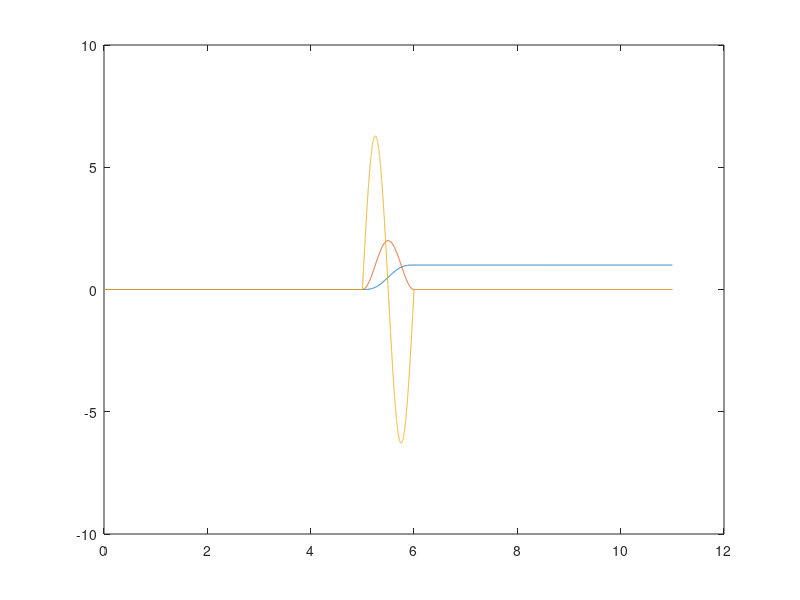
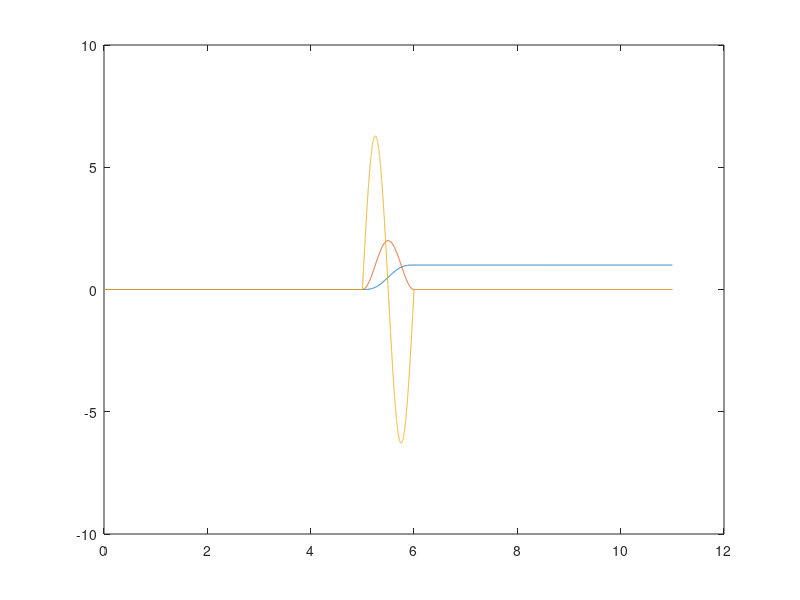

Write MATLAB code to recreate these figures, in order. (Note: this script raises an error after producing the figures.)
clc
clear all
close all
% Step 1 %%%%%%%%%%%%%%%%% Define the desired output %%%%%
T = 1; % T is the time period in seconds
om = 2*pi/T; delt =0.001;
lamda=1;eplsion=0.1;M=1;J=1;g=9.81;
% the step size for computation
Ymax = 1; Ay = Ymax*2*pi/(T^2);
%
t = 0:delt:T;
yd = (Ay/om)*t -(Ay/om/om)*sin(om*t);
ydd = (Ay/om)*(1 - cos(om*t));
yd2d = Ay*sin(om*t);

f=2000;
a=2*pi*f;
Gfilter=tf([0 a],[1 a]);

z0=yd;
z1=lsim(Gfilter,z0,t);
yd=lsim(Gfilter,z1,t);
ydd=a*(z1-yd);
yd2d=a^2*(z0'-2*z1+yd);
% add zeros/constants
Npre =5; Npost =Npre;
tpre = 0:delt:(Npre*T-delt);
tpost = 0:delt:(Npost*T-delt);
%
t = 0:delt:(1+Npre+Npost)*T;
yd = [zeros(size(tpre)) yd' Ymax*ones(size(tpost))];
ydd = [zeros(size(tpre)) ydd' zeros(size(tpost))];
yd2d = [zeros(size(tpre)) yd2d' zeros(size(tpost))];
plot(t,yd,t,ydd,t,yd2d)
%%
iteration=16; % number of iterations
% Initializing
eta2_total=[]; % store unstable solution at each iteration
eta1_total=[]; % store stable solution at each iteration
etau = zeros(size(yd));
% *****************************************
% Starting the loop for the zero dynamics
figure
plot(t,yd,t,ydd,t,yd2d)

%%%calculate approxiated eta
gama=sqrt(lamda*M*g/J/eplsion);
eta=etau;
Au=gama; As=-gama; Bu=1/(2*gama); Bs=-1/(2*gama); C=1; D=0;

% Aeta=[0 1;(gama)^2 0];Beta=eye(2);
% [m,~]=eig(Aeta);Astar=inv(m)*Aeta*m;Bstar=inv(m)*Beta;
% Au=Astar(1,1);As=Astar(2,2);Bu=Bstar(1,:);Bs=Bstar(2,:);

zd2d=zeros(size(yd2d));
zd2d=yd2d;
for i=1:iteration
pn=(lamda*M*yd2d.*cos(eta)+lamda*(M*zd2d+M*g).*sin(eta)-lamda*M*g*eta)/(J*eplsion);
u_tf = -inv(Au)*Bu*pn(end);
[Zu,zu]=lsim(-Au,-Bu,C,D,fliplr(pn),t,u_tf);
Zu = fliplr(Zu');
u_to = -inv(As)*Bs*pn(1);
[Zs,zs]=lsim(As,Bs,C,D,pn,t,u_to);
Zs = Zs';
eta=inv([gama -1;gama 1])*2*gama*[Zs;Zu];
eta1_total=[eta1_total; eta(1,:)];
eta2_total=[eta2_total; eta(2,:)];
eta=eta(1,:);
end
figure(2)
subplot(211), plot(t,eta1_total')
xlabel('time')
ylabel('\eta_1')
subplot(212), plot(t,eta2_total')
xlabel('time')
ylabel('\eta_2')
%%%%%simulate
eta1=eta1_total(iteration,:);eta2=eta2_total(iteration,:);
uff=1/eplsion*[-eplsion*sin(eta1)*M.*yd2d+eplsion*cos(eta1).*(M*zd2d+M*g);cos(eta1)*M.*yd2d+sin(eta1).*(M*zd2d+M*g)];
figure(3)
plot(t,uff)
xlabel('time')
ylabel('inverse input')
legend('u_1ff,','u_2ff')

U=[t;[uff(1,:);uff(2,:)]];
x0=[0 0 0 0 0 0]';
[t,x]=ode45('vtol',t,x0,[],U);
figure(4)
plot(t,yd,t,x(:,1),t,x(:,3))
xlabel('time')
ylabel('output')
legend('desired trajectory','y1','y2')

%feedback controller
A=[0 1 0 0 0 0;
    0 0 0 0 -g 0;
    0 0 0 1 0 0;
    0 0 0 0 0 0;
    0 0 0 0 0 1;
    0 0 0 0 0 0];
B=[0 0;0 eplsion/M;0 0;1/M 0;0 0;0 lamda/J];
C=[1 0 0 0 0 0;0 0 1 0 0 0];
D=0;
R=1/1000*eye(2);Q=C'*C;
x0=[0 0 0 0 0 0]';
[K1,S,e]=lqr(A,B,Q,R);
A1=A-B*K1;
sys_close=ss(A1,B,C,D);
go= dcgain(sys_close);%calculate go
% r=[yd/go(2);-yd/go(2)];
r=inv(go)*[yd;yd];
[y1,t,x1]=lsim(sys_close,r,t,x0);%simulate 
figure(5)
plot(t,y1(:,1),t,y1(:,2),t,yd)
title('desired trajectory vs fb simulation,T=5')
xlabel('t')
ylabel('y')
legend('y1','y2','desired trajectory')
max(abs(y1(:,1)'-yd));
max(abs(y1(:,2)'-yd));

%add feedback to feedforward vs feedback alone in ODE45
U=[t';[uff(1,:);uff(2,:)]];
x0=[0;0;0;0;0;0];
k=[yd;ydd;yd;ydd;eta1;eta2];

[t3,x3]=ode45('vtolfffb',t,x0,[],U,k,K1);
figure(6)
plot(t,yd,t,x3(:,1),t,x3(:,3))
xlabel('time')
ylabel('output')
legend('desired trajectory','y1_{ff+fb}','y2_{ff+fb}')

figure(7)
plot(t,x3(:,1),t,x3(:,3),t,yd,t,y1(:,1),'--',t,y1(:,2),'--')
title('desired trajectory vs fb vs fb+ff T=5')
xlabel('t')
ylabel('y')
legend('y1_{fffb}','y2_{fffb}','desired trajectory','y1_{fb}','y2_{fb}')

ufb=-K1*(x3'-k);
figure(8)
plot(t,ufb(1,:),t,ufb(2,:),t,uff(1,:),'--',t,uff(2,:),'--')
title('ff+fb input vs fb input T=5')
xlabel('t')
ylabel('u')
legend('u1_{fb}','u2_{fb}','u1_{ff}','u2_{ff}')